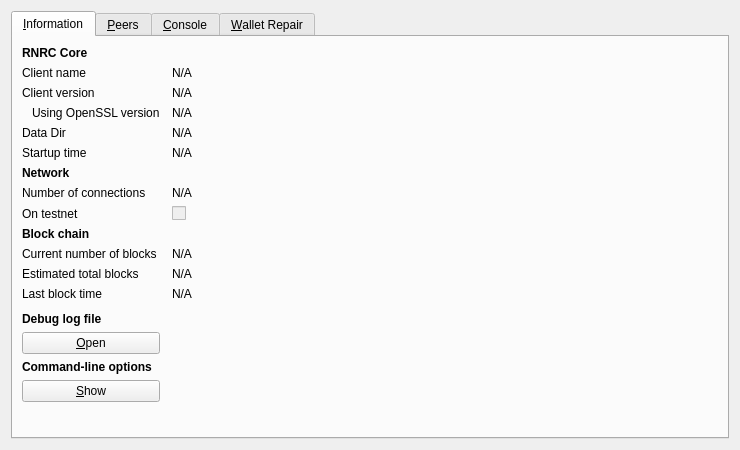
<?xml version="1.0" encoding="UTF-8"?>
<ui version="4.0">
 <class>RPCConsole</class>
 <widget class="QDialog" name="RPCConsole">
  <property name="geometry">
   <rect>
    <x>0</x>
    <y>0</y>
    <width>740</width>
    <height>450</height>
   </rect>
  </property>
  <property name="windowTitle">
   <string>RNRC - Debug window</string>
  </property>
  <layout class="QVBoxLayout" name="verticalLayout_2">
   <item>
    <widget class="QTabWidget" name="tabWidget">
     <property name="currentIndex">
      <number>0</number>
     </property>
     <widget class="QWidget" name="tab_info">
      <attribute name="title">
       <string>&amp;Information</string>
      </attribute>
      <layout class="QGridLayout" name="gridLayout" columnstretch="0,1">
       <property name="horizontalSpacing">
        <number>12</number>
       </property>
       <item row="0" column="0">
        <widget class="QLabel" name="label_9">
         <property name="font">
          <font>
           <weight>75</weight>
           <bold>true</bold>
          </font>
         </property>
         <property name="text">
          <string>RNRC Core</string>
         </property>
        </widget>
       </item>
       <item row="1" column="0">
        <widget class="QLabel" name="label_5">
         <property name="text">
          <string>Client name</string>
         </property>
        </widget>
       </item>
       <item row="1" column="1">
        <widget class="QLabel" name="clientName">
         <property name="cursor">
          <cursorShape>IBeamCursor</cursorShape>
         </property>
         <property name="text">
          <string>N/A</string>
         </property>
         <property name="textFormat">
          <enum>Qt::PlainText</enum>
         </property>
         <property name="textInteractionFlags">
          <set>Qt::LinksAccessibleByMouse|Qt::TextSelectableByKeyboard|Qt::TextSelectableByMouse</set>
         </property>
        </widget>
       </item>
       <item row="2" column="0">
        <widget class="QLabel" name="label_6">
         <property name="text">
          <string>Client version</string>
         </property>
        </widget>
       </item>
       <item row="2" column="1">
        <widget class="QLabel" name="clientVersion">
         <property name="cursor">
          <cursorShape>IBeamCursor</cursorShape>
         </property>
         <property name="text">
          <string>N/A</string>
         </property>
         <property name="textFormat">
          <enum>Qt::PlainText</enum>
         </property>
         <property name="textInteractionFlags">
          <set>Qt::LinksAccessibleByMouse|Qt::TextSelectableByKeyboard|Qt::TextSelectableByMouse</set>
         </property>
        </widget>
       </item>
       <item row="3" column="0">
        <widget class="QLabel" name="label_14">
         <property name="text">
          <string>Using OpenSSL version</string>
         </property>
         <property name="indent">
          <number>10</number>
         </property>
        </widget>
       </item>
       <item row="3" column="1">
        <widget class="QLabel" name="openSSLVersion">
         <property name="cursor">
          <cursorShape>IBeamCursor</cursorShape>
         </property>
         <property name="text">
          <string>N/A</string>
         </property>
         <property name="textFormat">
          <enum>Qt::PlainText</enum>
         </property>
         <property name="textInteractionFlags">
          <set>Qt::LinksAccessibleByMouse|Qt::TextSelectableByKeyboard|Qt::TextSelectableByMouse</set>
         </property>
        </widget>
       </item>
       <item row="4" column="0">
        <widget class="QLabel" name="label_12">
         <property name="text">
          <string>Data Dir</string>
         </property>
        </widget>
       </item>
       <item row="4" column="1">
        <widget class="QLabel" name="dataDir">
         <property name="cursor">
          <cursorShape>IBeamCursor</cursorShape>
         </property>
         <property name="text">
          <string>N/A</string>
         </property>
         <property name="textFormat">
          <enum>Qt::PlainText</enum>
         </property>
         <property name="wordWrap">
          <bool>true</bool>
         </property>
         <property name="textInteractionFlags">
          <set>Qt::LinksAccessibleByMouse|Qt::TextSelectableByKeyboard|Qt::TextSelectableByMouse</set>
         </property>
        </widget>
       </item>
       <item row="5" column="0">
        <widget class="QLabel" name="label_13">
         <property name="text">
          <string>Startup time</string>
         </property>
        </widget>
       </item>
       <item row="5" column="1">
        <widget class="QLabel" name="startupTime">
         <property name="cursor">
          <cursorShape>IBeamCursor</cursorShape>
         </property>
         <property name="text">
          <string>N/A</string>
         </property>
         <property name="textFormat">
          <enum>Qt::PlainText</enum>
         </property>
         <property name="textInteractionFlags">
          <set>Qt::LinksAccessibleByMouse|Qt::TextSelectableByKeyboard|Qt::TextSelectableByMouse</set>
         </property>
        </widget>
       </item>
       <item row="6" column="0">
        <widget class="QLabel" name="label_11">
         <property name="font">
          <font>
           <weight>75</weight>
           <bold>true</bold>
          </font>
         </property>
         <property name="text">
          <string>Network</string>
         </property>
        </widget>
       </item>
       <item row="7" column="0">
        <widget class="QLabel" name="label_7">
         <property name="text">
          <string>Number of connections</string>
         </property>
        </widget>
       </item>
       <item row="7" column="1">
        <widget class="QLabel" name="numberOfConnections">
         <property name="cursor">
          <cursorShape>IBeamCursor</cursorShape>
         </property>
         <property name="text">
          <string>N/A</string>
         </property>
         <property name="textFormat">
          <enum>Qt::PlainText</enum>
         </property>
         <property name="textInteractionFlags">
          <set>Qt::LinksAccessibleByMouse|Qt::TextSelectableByKeyboard|Qt::TextSelectableByMouse</set>
         </property>
        </widget>
       </item>
       <item row="8" column="0">
        <widget class="QLabel" name="label_8">
         <property name="text">
          <string>On testnet</string>
         </property>
        </widget>
       </item>
       <item row="8" column="1">
        <widget class="QCheckBox" name="isTestNet">
         <property name="enabled">
          <bool>false</bool>
         </property>
         <property name="text">
          <string/>
         </property>
        </widget>
       </item>
       <item row="9" column="0">
        <widget class="QLabel" name="label_10">
         <property name="font">
          <font>
           <weight>75</weight>
           <bold>true</bold>
          </font>
         </property>
         <property name="text">
          <string>Block chain</string>
         </property>
        </widget>
       </item>
       <item row="10" column="0">
        <widget class="QLabel" name="label_3">
         <property name="text">
          <string>Current number of blocks</string>
         </property>
        </widget>
       </item>
       <item row="10" column="1">
        <widget class="QLabel" name="numberOfBlocks">
         <property name="cursor">
          <cursorShape>IBeamCursor</cursorShape>
         </property>
         <property name="text">
          <string>N/A</string>
         </property>
         <property name="textFormat">
          <enum>Qt::PlainText</enum>
         </property>
         <property name="textInteractionFlags">
          <set>Qt::LinksAccessibleByMouse|Qt::TextSelectableByKeyboard|Qt::TextSelectableByMouse</set>
         </property>
        </widget>
       </item>
       <item row="11" column="0">
        <widget class="QLabel" name="label_4">
         <property name="text">
          <string>Estimated total blocks</string>
         </property>
        </widget>
       </item>
       <item row="11" column="1">
        <widget class="QLabel" name="totalBlocks">
         <property name="cursor">
          <cursorShape>IBeamCursor</cursorShape>
         </property>
         <property name="text">
          <string>N/A</string>
         </property>
         <property name="textFormat">
          <enum>Qt::PlainText</enum>
         </property>
         <property name="textInteractionFlags">
          <set>Qt::LinksAccessibleByMouse|Qt::TextSelectableByKeyboard|Qt::TextSelectableByMouse</set>
         </property>
        </widget>
       </item>
       <item row="12" column="0">
        <widget class="QLabel" name="label_2">
         <property name="text">
          <string>Last block time</string>
         </property>
        </widget>
       </item>
       <item row="12" column="1">
        <widget class="QLabel" name="lastBlockTime">
         <property name="cursor">
          <cursorShape>IBeamCursor</cursorShape>
         </property>
         <property name="text">
          <string>N/A</string>
         </property>
         <property name="textFormat">
          <enum>Qt::PlainText</enum>
         </property>
         <property name="textInteractionFlags">
          <set>Qt::LinksAccessibleByMouse|Qt::TextSelectableByKeyboard|Qt::TextSelectableByMouse</set>
         </property>
        </widget>
       </item>
       <item row="13" column="0">
        <spacer name="verticalSpacer_2">
         <property name="orientation">
          <enum>Qt::Vertical</enum>
         </property>
         <property name="sizeHint" stdset="0">
          <size>
           <width>20</width>
           <height>20</height>
          </size>
         </property>
        </spacer>
       </item>
       <item row="14" column="0">
        <widget class="QLabel" name="labelDebugLogfile">
         <property name="font">
          <font>
           <weight>75</weight>
           <bold>true</bold>
          </font>
         </property>
         <property name="text">
          <string>Debug log file</string>
         </property>
        </widget>
       </item>
       <item row="15" column="0">
        <widget class="QPushButton" name="openDebugLogfileButton">
         <property name="toolTip">
          <string>Open the RNRC debug log file from the current data directory. This can take a few seconds for large log files.</string>
         </property>
         <property name="text">
          <string>&amp;Open</string>
         </property>
         <property name="autoDefault">
          <bool>false</bool>
         </property>
        </widget>
       </item>
       <item row="16" column="0">
        <widget class="QLabel" name="labelCLOptions">
         <property name="font">
          <font>
           <weight>75</weight>
           <bold>true</bold>
          </font>
         </property>
         <property name="text">
          <string>Command-line options</string>
         </property>
        </widget>
       </item>
       <item row="17" column="0">
        <widget class="QPushButton" name="showCLOptionsButton">
         <property name="toolTip">
          <string>Show the RNRC-Qt help message to get a list with possible RNRC command-line options.</string>
         </property>
         <property name="text">
          <string>&amp;Show</string>
         </property>
         <property name="autoDefault">
          <bool>false</bool>
         </property>
        </widget>
       </item>
       <item row="18" column="0">
        <spacer name="verticalSpacer">
         <property name="orientation">
          <enum>Qt::Vertical</enum>
         </property>
         <property name="sizeHint" stdset="0">
          <size>
           <width>20</width>
           <height>40</height>
          </size>
         </property>
        </spacer>
       </item>
      </layout>
     </widget>
     <widget class="QWidget" name="tab_network">
      <attribute name="title">
       <string>&amp;Peers</string>
      </attribute>
      <layout class="QGridLayout" name="gridLayout_peers">
       <item row="0" column="0" rowspan="2">
        <layout class="QVBoxLayout" name="verticalLayout_peers">
         <property name="spacing">
          <number>0</number>
         </property>
         <item>
          <widget class="QTableView" name="peerWidget">
           <property name="editTriggers">
            <set>QAbstractItemView::NoEditTriggers</set>
           </property>
           <property name="alternatingRowColors">
            <bool>true</bool>
           </property>
           <property name="selectionMode">
            <enum>QAbstractItemView::SingleSelection</enum>
           </property>
           <property name="selectionBehavior">
            <enum>QAbstractItemView::SelectRows</enum>
           </property>
           <property name="sortingEnabled">
            <bool>true</bool>
           </property>
           <attribute name="horizontalHeaderHighlightSections">
            <bool>false</bool>
           </attribute>
           <attribute name="horizontalHeaderStretchLastSection">
            <bool>true</bool>
           </attribute>
           <attribute name="verticalHeaderVisible">
            <bool>false</bool>
           </attribute>
          </widget>
         </item>
         <item>
          <widget class="QLabel" name="banHeading">
           <property name="minimumSize">
            <size>
             <width>300</width>
             <height>32</height>
            </size>
           </property>
           <property name="maximumSize">
            <size>
             <width>16777215</width>
             <height>32</height>
            </size>
           </property>
           <property name="font">
            <font>
             <pointsize>12</pointsize>
            </font>
           </property>
           <property name="text">
            <string>Banned peers</string>
           </property>
           <property name="alignment">
            <set>Qt::AlignBottom|Qt::AlignLeading|Qt::AlignLeft</set>
           </property>
          </widget>
         </item>
         <item>
          <widget class="QTableView" name="banlistWidget">
           <property name="maximumSize">
            <size>
             <width>16777215</width>
             <height>160</height>
            </size>
           </property>
           <property name="editTriggers">
            <set>QAbstractItemView::NoEditTriggers</set>
           </property>
           <property name="alternatingRowColors">
            <bool>true</bool>
           </property>
           <property name="selectionMode">
            <enum>QAbstractItemView::SingleSelection</enum>
           </property>
           <property name="selectionBehavior">
            <enum>QAbstractItemView::SelectRows</enum>
           </property>
           <property name="sortingEnabled">
            <bool>true</bool>
           </property>
           <attribute name="horizontalHeaderHighlightSections">
            <bool>false</bool>
           </attribute>
           <attribute name="horizontalHeaderStretchLastSection">
            <bool>true</bool>
           </attribute>
           <attribute name="verticalHeaderVisible">
            <bool>false</bool>
           </attribute>
          </widget>
         </item>
        </layout>
       </item>
       <item row="0" column="1">
        <widget class="QLabel" name="peerHeading">
         <property name="minimumSize">
          <size>
           <width>300</width>
           <height>32</height>
          </size>
         </property>
         <property name="font">
          <font>
           <pointsize>10</pointsize>
           <weight>75</weight>
           <bold>true</bold>
          </font>
         </property>
         <property name="text">
          <string>Select a peer to view detailed information.</string>
         </property>
         <property name="alignment">
          <set>Qt::AlignCenter</set>
         </property>
         <property name="wordWrap">
          <bool>true</bool>
         </property>
         <property name="textInteractionFlags">
          <set>Qt::LinksAccessibleByMouse|Qt::TextSelectableByKeyboard|Qt::TextSelectableByMouse</set>
         </property>
        </widget>
       </item>
       <item row="1" column="1">
        <widget class="QWidget" name="detailWidget" native="true">
         <property name="minimumSize">
          <size>
           <width>300</width>
           <height>0</height>
          </size>
         </property>
         <layout class="QGridLayout" name="gridLayout_peerDetail">
          <item row="0" column="0">
           <widget class="QLabel" name="label_peerDirection">
            <property name="text">
             <string>Direction</string>
            </property>
           </widget>
          </item>
          <item row="0" column="1">
           <widget class="QLabel" name="peerDirection">
            <property name="text">
             <string>N/A</string>
            </property>
            <property name="textInteractionFlags">
             <set>Qt::LinksAccessibleByMouse|Qt::TextSelectableByKeyboard|Qt::TextSelectableByMouse</set>
            </property>
           </widget>
          </item>
          <item row="1" column="0">
           <widget class="QLabel" name="label_peerProtocol">
            <property name="text">
             <string>Protocol</string>
            </property>
           </widget>
          </item>
          <item row="1" column="1">
           <widget class="QLabel" name="peerVersion">
            <property name="text">
             <string>N/A</string>
            </property>
            <property name="textInteractionFlags">
             <set>Qt::LinksAccessibleByMouse|Qt::TextSelectableByKeyboard|Qt::TextSelectableByMouse</set>
            </property>
           </widget>
          </item>
          <item row="2" column="0">
           <widget class="QLabel" name="label_peerSubversion">
            <property name="text">
             <string>Version</string>
            </property>
           </widget>
          </item>
          <item row="2" column="1">
           <widget class="QLabel" name="peerSubversion">
            <property name="text">
             <string>N/A</string>
            </property>
            <property name="textInteractionFlags">
             <set>Qt::LinksAccessibleByMouse|Qt::TextSelectableByKeyboard|Qt::TextSelectableByMouse</set>
            </property>
           </widget>
          </item>
          <item row="3" column="0">
           <widget class="QLabel" name="label_peerServices">
            <property name="text">
             <string>Services</string>
            </property>
           </widget>
          </item>
          <item row="3" column="1">
           <widget class="QLabel" name="peerServices">
            <property name="text">
             <string>N/A</string>
            </property>
            <property name="textInteractionFlags">
             <set>Qt::LinksAccessibleByMouse|Qt::TextSelectableByKeyboard|Qt::TextSelectableByMouse</set>
            </property>
           </widget>
          </item>
          <item row="4" column="0">
           <widget class="QLabel" name="label_peerHeight">
            <property name="text">
             <string>Starting Block</string>
            </property>
           </widget>
          </item>
          <item row="4" column="1">
           <widget class="QLabel" name="peerHeight">
            <property name="text">
             <string>N/A</string>
            </property>
            <property name="textInteractionFlags">
             <set>Qt::LinksAccessibleByMouse|Qt::TextSelectableByKeyboard|Qt::TextSelectableByMouse</set>
            </property>
           </widget>
          </item>
          <item row="5" column="0">
           <widget class="QLabel" name="label_peerBanScore">
            <property name="text">
             <string>Ban Score</string>
            </property>
           </widget>
          </item>
          <item row="5" column="1">
           <widget class="QLabel" name="peerBanScore">
            <property name="text">
             <string>N/A</string>
            </property>
            <property name="textInteractionFlags">
             <set>Qt::LinksAccessibleByMouse|Qt::TextSelectableByKeyboard|Qt::TextSelectableByMouse</set>
            </property>
           </widget>
          </item>
          <item row="6" column="0">
           <widget class="QLabel" name="label_peerConnTime">
            <property name="text">
             <string>Connection Time</string>
            </property>
           </widget>
          </item>
          <item row="6" column="1">
           <widget class="QLabel" name="peerConnTime">
            <property name="text">
             <string>N/A</string>
            </property>
            <property name="textInteractionFlags">
             <set>Qt::LinksAccessibleByMouse|Qt::TextSelectableByKeyboard|Qt::TextSelectableByMouse</set>
            </property>
           </widget>
          </item>
          <item row="7" column="0">
           <widget class="QLabel" name="label_peerLastSend">
            <property name="text">
             <string>Last Send</string>
            </property>
           </widget>
          </item>
          <item row="7" column="1">
           <widget class="QLabel" name="peerLastSend">
            <property name="text">
             <string>N/A</string>
            </property>
            <property name="textInteractionFlags">
             <set>Qt::LinksAccessibleByMouse|Qt::TextSelectableByKeyboard|Qt::TextSelectableByMouse</set>
            </property>
           </widget>
          </item>
          <item row="8" column="0">
           <widget class="QLabel" name="label_peerLastRecv">
            <property name="text">
             <string>Last Receive</string>
            </property>
           </widget>
          </item>
          <item row="8" column="1">
           <widget class="QLabel" name="peerLastRecv">
            <property name="text">
             <string>N/A</string>
            </property>
            <property name="textInteractionFlags">
             <set>Qt::LinksAccessibleByMouse|Qt::TextSelectableByKeyboard|Qt::TextSelectableByMouse</set>
            </property>
           </widget>
          </item>
          <item row="9" column="0">
           <widget class="QLabel" name="label_peerPingTime">
            <property name="text">
             <string>Ping Time</string>
            </property>
           </widget>
          </item>
          <item row="9" column="1">
           <widget class="QLabel" name="peerPingTime">
            <property name="text">
             <string>N/A</string>
            </property>
            <property name="textInteractionFlags">
             <set>Qt::LinksAccessibleByMouse|Qt::TextSelectableByKeyboard|Qt::TextSelectableByMouse</set>
            </property>
           </widget>
          </item>
          <item row="10" column="0">
           <spacer name="verticalSpacer_peerDetail">
            <property name="orientation">
             <enum>Qt::Vertical</enum>
            </property>
            <property name="sizeHint" stdset="0">
             <size>
              <width>20</width>
              <height>40</height>
             </size>
            </property>
           </spacer>
          </item>
         </layout>
        </widget>
       </item>
      </layout>
     </widget>
     <widget class="QWidget" name="tab_console">
      <attribute name="title">
       <string>&amp;Console</string>
      </attribute>
      <layout class="QVBoxLayout" name="verticalLayout_3">
       <property name="spacing">
        <number>3</number>
       </property>
       <item>
        <widget class="QTextEdit" name="messagesWidget">
         <property name="minimumSize">
          <size>
           <width>0</width>
           <height>100</height>
          </size>
         </property>
         <property name="readOnly">
          <bool>true</bool>
         </property>
         <property name="tabKeyNavigation" stdset="0">
          <bool>false</bool>
         </property>
         <property name="columnCount" stdset="0">
          <number>2</number>
         </property>
        </widget>
       </item>
       <item>
        <layout class="QHBoxLayout" name="horizontalLayout">
         <property name="spacing">
          <number>3</number>
         </property>
         <item>
          <widget class="QLabel" name="label">
           <property name="text">
            <string notr="true">&gt;</string>
           </property>
          </widget>
         </item>
         <item>
          <widget class="QLineEdit" name="lineEdit"/>
         </item>
         <item>
          <widget class="QPushButton" name="clearButton">
           <property name="maximumSize">
            <size>
             <width>24</width>
             <height>24</height>
            </size>
           </property>
           <property name="toolTip">
            <string>Clear console</string>
           </property>
           <property name="text">
            <string/>
           </property>
           <property name="icon">
            <iconset resource="../bitcoin.qrc">
             <normaloff>:/icons/remove</normaloff>:/icons/remove</iconset>
           </property>
           <property name="shortcut">
            <string notr="true">Ctrl+L</string>
           </property>
           <property name="autoDefault">
            <bool>false</bool>
           </property>
          </widget>
         </item>
        </layout>
       </item>
      </layout>
     </widget>
     <widget class="QWidget" name="tab_repair">
      <attribute name="title">
       <string>&amp;Wallet Repair</string>
      </attribute>
      <layout class="QGridLayout" name="gridLayout_repair" columnstretch="0,0,0,0">
       <property name="horizontalSpacing">
        <number>12</number>
       </property>
       <item row="0" column="0" colspan="4">
        <widget class="QLabel" name="label_repair_header">
         <property name="font">
          <font>
           <weight>75</weight>
           <bold>true</bold>
          </font>
         </property>
         <property name="text">
          <string>Wallet repair options.</string>
         </property>
        </widget>
       </item>
       <item row="1" column="0" colspan="4">
        <widget class="QLabel" name="label_repair_helptext">
         <property name="text">
          <string>The buttons below will restart the wallet with command-line options to repair the wallet, fix issues with corrupt blockchain files or missing/obsolete transactions.</string>
         </property>
         <property name="wordWrap">
          <bool>true</bool>
         </property>
        </widget>
       </item>
       <item row="2" column="0">
        <widget class="QLabel" name="wallet_path_label">
         <property name="text">
          <string>Wallet In Use:</string>
         </property>
        </widget>
       </item>
       <item row="2" column="1" colspan="3">
        <widget class="QLabel" name="wallet_path">
         <property name="text">
          <string>N/A</string>
         </property>
         <property name="textInteractionFlags">
          <set>Qt::LinksAccessibleByMouse|Qt::TextSelectableByKeyboard|Qt::TextSelectableByMouse</set>
         </property>
        </widget>
       </item>
       <item row="3" column="0" colspan="2">
        <widget class="QPushButton" name="btn_salvagewallet">
         <property name="text">
          <string>Salvage wallet</string>
         </property>
        </widget>
       </item>
       <item row="3" column="2">
        <widget class="QLabel" name="label_repair_salvage_command">
         <property name="text">
          <string notr="true">-salvagewallet:</string>
         </property>
        </widget>
       </item>
       <item row="3" column="3">
        <widget class="QLabel" name="label_repair_salvage">
         <property name="text">
          <string>Attempt to recover private keys from a corrupt wallet.dat.</string>
         </property>
         <property name="wordWrap">
          <bool>true</bool>
         </property>
        </widget>
       </item>
       <item row="4" column="0" colspan="2">
        <widget class="QPushButton" name="btn_rescan">
         <property name="text">
          <string>Rescan blockchain files</string>
         </property>
        </widget>
       </item>
       <item row="4" column="2">
        <widget class="QLabel" name="label_repair_rescan_command">
         <property name="text">
          <string notr="true">-rescan:</string>
         </property>
        </widget>
       </item>
       <item row="4" column="3">
        <widget class="QLabel" name="label_repair_rescan">
         <property name="text">
          <string>Rescan the block chain for missing wallet transactions.</string>
         </property>
         <property name="wordWrap">
          <bool>true</bool>
         </property>
        </widget>
       </item>
       <item row="5" column="0" colspan="2">
        <widget class="QPushButton" name="btn_zapwallettxes1">
         <property name="text">
          <string>Recover transactions 1</string>
         </property>
        </widget>
       </item>
       <item row="5" column="2">
        <widget class="QLabel" name="label_repair_zap1_command">
         <property name="text">
          <string notr="true">-zapwallettxes=1:</string>
         </property>
        </widget>
       </item>
       <item row="5" column="3">
        <widget class="QLabel" name="label_repair_zap1">
         <property name="text">
          <string>Recover transactions from blockchain (keep meta-data, e.g. account owner).</string>
         </property>
         <property name="wordWrap">
          <bool>true</bool>
         </property>
        </widget>
       </item>
       <item row="6" column="0" colspan="2">
        <widget class="QPushButton" name="btn_zapwallettxes2">
         <property name="text">
          <string>Recover transactions 2</string>
         </property>
        </widget>
       </item>
       <item row="6" column="2">
        <widget class="QLabel" name="label_repair_zap2_command">
         <property name="text">
          <string notr="true">-zapwallettxes=2:</string>
         </property>
        </widget>
       </item>
       <item row="6" column="3">
        <widget class="QLabel" name="label_repair_zap2">
         <property name="text">
          <string>Recover transactions from blockchain (drop meta-data).</string>
         </property>
         <property name="wordWrap">
          <bool>true</bool>
         </property>
        </widget>
       </item>
       <item row="7" column="0" colspan="2">
        <widget class="QPushButton" name="btn_upgradewallet">
         <property name="text">
          <string>Upgrade wallet format</string>
         </property>
        </widget>
       </item>
       <item row="7" column="2">
        <widget class="QLabel" name="label_repair_upgrade_command">
         <property name="text">
          <string notr="true">-upgradewallet:</string>
         </property>
        </widget>
       </item>
       <item row="7" column="3">
        <widget class="QLabel" name="label_repair_upgrade">
         <property name="text">
          <string>Upgrade wallet to latest format on startup. (Note: this is NOT an update of the wallet itself!)</string>
         </property>
         <property name="wordWrap">
          <bool>true</bool>
         </property>
        </widget>
       </item>
       <item row="8" column="0" colspan="2">
        <widget class="QPushButton" name="btn_reindex">
         <property name="text">
          <string>Rebuild index</string>
         </property>
        </widget>
       </item>
       <item row="8" column="2">
        <widget class="QLabel" name="label_repair_reindex_command">
         <property name="text">
          <string notr="true">-reindex:</string>
         </property>
        </widget>
       </item>
       <item row="8" column="3">
        <widget class="QLabel" name="label_repair_reindex">
         <property name="text">
          <string>Rebuild block chain index from current blk000??.dat files.</string>
         </property>
         <property name="wordWrap">
          <bool>true</bool>
         </property>
        </widget>
       </item>
       <item row="9" column="0" colspan="2">
        <widget class="QPushButton" name="btn_resync">
         <property name="text">
          <string>Delete local Blockchain Folders</string>
         </property>
        </widget>
       </item>
       <item row="9" column="2">
        <widget class="QLabel" name="label_repair_resync_command">
         <property name="text">
          <string notr="true">-resync:</string>
         </property>
        </widget>
       </item>
       <item row="9" column="3">
        <widget class="QLabel" name="label_repair_resync">
         <property name="text">
          <string>Deletes all local blockchain folders so the wallet synchronizes from scratch.</string>
         </property>
         <property name="wordWrap">
          <bool>true</bool>
         </property>
        </widget>
       </item>
       <item row="10" column="0">
        <spacer name="verticalSpacer_repair">
         <property name="orientation">
          <enum>Qt::Vertical</enum>
         </property>
         <property name="sizeHint" stdset="0">
          <size>
           <width>20</width>
           <height>10</height>
          </size>
         </property>
        </spacer>
       </item>
      </layout>
     </widget>
    </widget>
   </item>
  </layout>
 </widget>
 <resources>
  <include location="../bitcoin.qrc"/>
 </resources>
 <connections/>
</ui>
